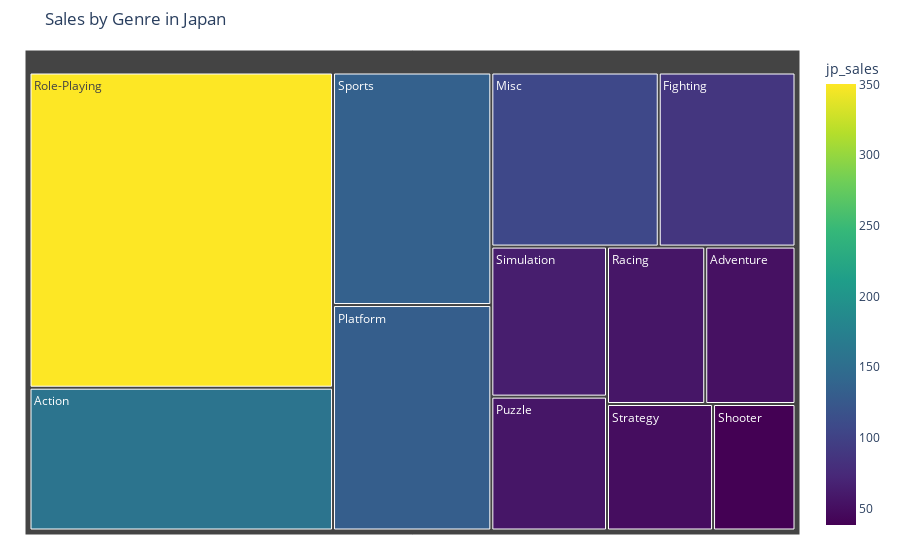

Notebook source saved alongside this figure:
### Code cell
genre_jp = df.groupby('genre')['jp_sales'].sum().reset_index()

fig = px.treemap(
    genre_jp,
    path=['genre'],
    values='jp_sales',
    color='jp_sales',
    color_continuous_scale='viridis',
    title='Sales by Genre in Japan'
)

fig.update_traces()
fig.update_layout(margin=dict(t=50, l=25, r=25, b=25))
fig.show()

### Figure 1 — Plotly figure (JSON) as saved in the notebook; plotly's stock layout.template omitted (floating-point values rounded to 4 significant figures)
{"data": [{"branchvalues": "total", "customdata": [[158.7], [52.01], [87.15], [106.7], [130.7], [56.68], [56.61], [350.2], [38.18], [63.54], [134.8], [49.1]], "domain": {"x": [0, 1], "y": [0, 1]}, "hovertemplate": "labels=%{label}<br>jp_sales_sum=%{value}<br>parent=%{parent}<br>id=%{id}<br>jp_sales=%{color}<extra></extra>", "ids": ["Action", "Adventure", "Fighting", "Misc", "Platform", "Puzzle", "Racing", "Role-Playing", "Shooter", "Simulation", "Sports", "Strategy"], "labels": ["Action", "Adventure", "Fighting", "Misc", "Platform", "Puzzle", "Racing", "Role-Playing", "Shooter", "Simulation", "Sports", "Strategy"], "marker": {"coloraxis": "coloraxis", "colors": [158.7, 52.01, 87.15, 106.7, 130.7, 56.68, 56.61, 350.2, 38.18, 63.54, 134.8, 49.1]}, "name": "", "parents": ["", "", "", "", "", "", "", "", "", "", "", ""], "type": "treemap", "values": [158.7, 52.01, 87.15, 106.7, 130.7, 56.68, 56.61, 350.2, 38.18, 63.54, 134.8, 49.1]}], "layout": {"coloraxis": {"colorbar": {"title": {"text": "jp_sales"}}, "colorscale": [[0, "#440154"], [0.1111, "#482878"], [0.2222, "#3e4989"], [0.3333, "#31688e"], [0.4444, "#26828e"], [0.5556, "#1f9e89"], [0.6667, "#35b779"], [0.7778, "#6ece58"], [0.8889, "#b5de2b"], [1, "#fde725"]]}, "legend": {"tracegroupgap": 0}, "margin": {"b": 25, "l": 25, "r": 25, "t": 50}, "title": {"text": "Sales by Genre in Japan"}}}
